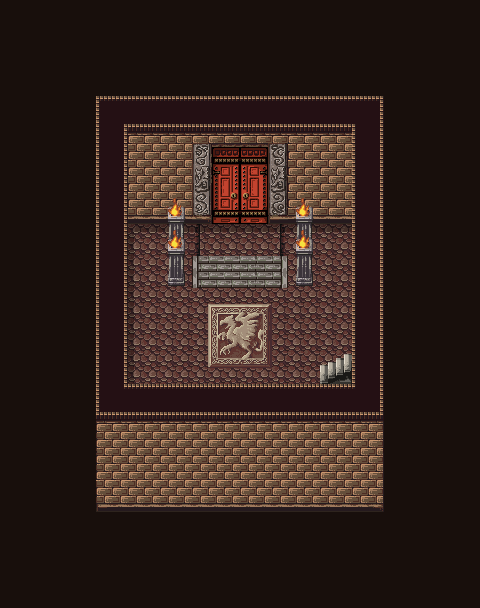

Below is a game level as drawn by its tile map, then a one-line description and the .tmx file that defines it, in full:
An orthogonal 15x19 tile map with 32x32 px tiles, 7 tile layers (floor, wall, shadow, furniture-2, ...), 3 tilesets.

<map version="1.9" tiledversion="1.9.1" orientation="orthogonal" renderorder="right-down" width="15" height="19" tilewidth="32" tileheight="32" infinite="0" nextlayerid="15" nextobjectid="1">
  <tileset firstgid="1" source="../28,29_tsx/28_maptip.tsx" />
  <tileset firstgid="822" source="../28,29_tsx/7_maptip.tsx" />
  <tileset firstgid="1722" source="../28,29_tsx/28_maptip_house.tsx" />
  <layer id="4" name="floor" width="15" height="19">
    <data encoding="csv">
0,0,0,0,0,0,0,0,0,0,0,0,0,0,0,
0,0,0,0,0,0,0,0,0,0,0,0,0,0,0,
0,0,0,0,0,0,0,0,0,0,0,0,0,0,0,
0,0,0,50,50,50,50,50,50,50,50,50,0,0,0,
0,0,0,50,50,50,50,50,50,0,50,50,0,0,0,
0,0,0,50,50,50,50,50,50,0,50,50,0,0,0,
0,0,0,50,50,50,50,50,50,0,50,50,0,0,0,
0,0,0,50,50,50,50,50,50,50,50,50,0,0,0,
0,0,0,50,50,50,50,50,50,50,50,50,0,0,0,
0,0,0,50,50,50,50,50,50,50,50,50,0,0,0,
0,0,0,50,50,50,50,50,50,50,50,50,0,0,0,
0,0,0,50,50,50,50,50,50,50,50,50,0,0,0,
0,0,0,50,50,50,50,50,50,50,50,50,0,0,0,
0,0,0,50,50,50,50,50,50,50,50,50,0,0,0,
0,0,0,50,50,50,50,50,50,50,50,50,0,0,0,
0,0,0,50,50,50,50,50,50,50,50,50,0,0,0,
0,0,0,0,0,0,0,0,0,0,0,0,0,0,0,
0,0,0,0,0,0,0,0,0,0,0,0,0,0,0,
0,0,0,0,0,0,0,0,0,0,0,0,0,0,0
</data>
  </layer>
  <layer id="3" name="wall" width="15" height="19">
    <data encoding="csv">
0,0,0,0,0,0,0,0,0,0,0,0,0,0,0,
0,0,0,0,0,0,0,0,0,0,0,0,0,0,0,
0,0,0,0,0,0,0,0,0,0,0,0,0,0,0,
0,0,0,1,66,66,66,66,66,66,67,4,0,0,0,
0,0,0,20,82,82,465,466,467,82,82,20,0,0,0,
0,0,0,20,98,98,481,482,483,98,98,20,0,0,0,
0,0,0,20,114,114,497,498,499,114,114,20,0,0,0,
0,0,0,20,0,0,531,0,529,0,0,20,0,0,0,
0,0,0,20,0,0,117,119,118,0,0,20,0,0,0,
0,0,0,33,0,0,561,562,563,0,0,33,0,0,0,
0,0,0,33,0,0,577,578,579,0,0,33,0,0,0,
0,0,0,49,0,0,593,594,595,0,0,49,0,0,0,
0,0,0,65,66,66,66,66,66,66,67,68,0,0,0,
0,0,0,81,82,82,82,82,82,82,83,84,0,0,0,
0,0,0,97,98,98,98,98,98,98,99,100,0,0,0,
0,0,0,113,114,114,114,114,114,114,115,116,0,0,0,
0,0,0,0,0,0,0,0,0,0,0,0,0,0,0,
0,0,0,0,0,0,0,0,0,0,0,0,0,0,0,
0,0,0,0,0,0,0,0,0,0,0,0,0,0,0
</data>
  </layer>
  <layer id="13" name="shadow" width="15" height="19">
    <data encoding="csv">
0,0,0,0,0,0,0,0,0,0,0,0,0,0,0,
0,0,0,0,0,0,0,0,0,0,0,0,0,0,0,
0,0,0,0,0,0,0,0,0,0,0,0,0,0,0,
0,0,0,0,0,0,0,0,0,0,0,0,0,0,0,
0,0,0,0,0,0,0,0,0,0,0,0,0,0,0,
0,0,0,0,0,0,0,0,0,0,0,0,0,0,0,
0,0,0,0,0,0,0,0,0,0,0,0,0,0,0,
0,0,0,0,9,7,7,7,7,7,7,0,0,0,0,
0,0,0,0,8,0,0,0,0,0,0,0,0,0,0,
0,0,0,0,8,0,0,0,0,0,0,0,0,0,0,
0,0,0,0,8,0,0,0,0,0,0,0,0,0,0,
0,0,0,0,8,0,0,0,0,0,0,0,0,0,0,
0,0,0,0,0,0,0,0,0,0,0,0,0,0,0,
0,0,0,0,0,0,0,0,0,0,0,0,0,0,0,
0,0,0,0,0,0,0,0,0,0,0,0,0,0,0,
0,0,0,0,0,0,0,0,0,0,0,0,0,0,0,
0,0,0,0,0,0,0,0,0,0,0,0,0,0,0,
0,0,0,0,0,0,0,0,0,0,0,0,0,0,0,
0,0,0,0,0,0,0,0,0,0,0,0,0,0,0
</data>
  </layer>
  <layer id="14" name="furniture-2" width="15" height="19">
    <data encoding="csv">
0,0,0,0,0,0,0,0,0,0,0,0,0,0,0,
0,0,0,0,0,0,0,0,0,0,0,0,0,0,0,
0,0,0,0,0,0,0,0,0,0,0,0,0,0,0,
0,0,0,0,0,0,0,0,0,0,0,0,0,0,0,
0,0,0,0,0,0,0,0,0,0,0,0,0,0,0,
0,0,0,0,0,0,0,0,0,0,0,0,0,0,0,
0,0,0,0,0,0,0,0,0,0,0,0,0,0,0,
0,0,0,0,0,580,0,0,0,580,0,0,0,0,0,
0,0,0,0,0,580,0,0,0,580,0,0,0,0,0,
0,0,0,0,0,0,0,0,0,0,0,0,0,0,0,
0,0,0,0,0,0,0,0,0,0,0,0,0,0,0,
0,0,0,0,0,0,0,0,0,0,121,0,0,0,0,
0,0,0,0,0,0,0,0,0,0,0,0,0,0,0,
0,0,0,0,0,0,0,0,0,0,0,0,0,0,0,
0,0,0,0,0,0,0,0,0,0,0,0,0,0,0,
0,0,0,0,0,0,0,0,0,0,0,0,0,0,0,
0,0,0,0,0,0,0,0,0,0,0,0,0,0,0,
0,0,0,0,0,0,0,0,0,0,0,0,0,0,0,
0,0,0,0,0,0,0,0,0,0,0,0,0,0,0
</data>
  </layer>
  <layer id="8" name="chara" width="15" height="19">
    <data encoding="csv">
0,0,0,0,0,0,0,0,0,0,0,0,0,0,0,
0,0,0,0,0,0,0,0,0,0,0,0,0,0,0,
0,0,0,0,0,0,0,0,0,0,0,0,0,0,0,
0,0,0,0,0,0,0,0,0,0,0,0,0,0,0,
0,0,0,0,0,0,0,0,0,0,0,0,0,0,0,
0,0,0,0,0,0,0,0,0,0,0,0,0,0,0,
0,0,0,0,0,0,0,0,0,0,0,0,0,0,0,
0,0,0,0,0,0,0,0,0,0,0,0,0,0,0,
0,0,0,0,0,0,0,0,0,0,0,0,0,0,0,
0,0,0,0,0,0,0,0,0,0,0,0,0,0,0,
0,0,0,0,0,0,0,0,0,0,0,0,0,0,0,
0,0,0,0,0,0,0,0,0,0,0,0,0,0,0,
0,0,0,0,0,0,0,0,0,0,0,0,0,0,0,
0,0,0,0,0,0,0,0,0,0,0,0,0,0,0,
0,0,0,0,0,0,0,0,0,0,0,0,0,0,0,
0,0,0,0,0,0,0,0,0,0,0,0,0,0,0,
0,0,0,0,0,0,0,0,0,0,0,0,0,0,0,
0,0,0,0,0,0,0,0,0,0,0,0,0,0,0,
0,0,0,0,0,0,0,0,0,0,0,0,0,0,0
</data>
  </layer>
  <layer id="9" name="furniture-1" width="15" height="19">
    <data encoding="csv">
0,0,0,0,0,0,0,0,0,0,0,0,0,0,0,
0,0,0,0,0,0,0,0,0,0,0,0,0,0,0,
0,0,0,0,0,0,0,0,0,0,0,0,0,0,0,
0,0,0,0,0,0,0,0,0,0,0,0,0,0,0,
0,0,0,0,0,0,0,0,0,0,0,0,0,0,0,
0,0,0,0,0,0,0,0,0,0,0,0,0,0,0,
0,0,0,0,0,564,0,0,0,564,0,0,0,0,0,
0,0,0,0,0,564,0,0,0,564,0,0,0,0,0,
0,0,0,0,0,0,0,0,0,0,0,0,0,0,0,
0,0,0,0,0,0,0,0,0,0,0,0,0,0,0,
0,0,0,0,0,0,0,0,0,0,0,0,0,0,0,
0,0,0,0,0,0,0,0,0,0,0,0,0,0,0,
0,0,0,0,0,0,0,0,0,0,0,0,0,0,0,
0,0,0,0,0,0,0,0,0,0,0,0,0,0,0,
0,0,0,0,0,0,0,0,0,0,0,0,0,0,0,
0,0,0,0,0,0,0,0,0,0,0,0,0,0,0,
0,0,0,0,0,0,0,0,0,0,0,0,0,0,0,
0,0,0,0,0,0,0,0,0,0,0,0,0,0,0,
0,0,0,0,0,0,0,0,0,0,0,0,0,0,0
</data>
  </layer>
  <layer id="1" name="frame" width="15" height="19">
    <data encoding="csv">
5,5,5,5,5,5,5,5,5,5,5,5,5,5,5,
5,5,5,5,5,5,5,5,5,5,5,5,5,5,5,
5,5,5,5,5,5,5,5,5,5,5,5,5,5,5,
5,5,5,0,0,0,0,0,0,0,0,0,5,5,5,
5,5,5,0,0,0,0,0,0,0,0,0,5,5,5,
5,5,5,0,0,0,0,0,0,0,0,0,5,5,5,
5,5,5,0,0,0,0,0,0,0,0,0,5,5,5,
5,5,5,0,0,0,0,0,0,0,0,0,5,5,5,
5,5,5,0,0,0,0,0,0,0,0,0,5,5,5,
5,5,5,0,0,0,0,0,0,0,0,0,5,5,5,
5,5,5,0,0,0,0,0,0,0,0,0,5,5,5,
5,5,5,0,0,0,0,0,0,0,0,0,5,5,5,
5,5,5,0,0,0,0,0,0,0,0,0,5,5,5,
5,5,5,0,0,0,0,0,0,0,0,0,5,5,5,
5,5,5,0,0,0,0,0,0,0,0,0,5,5,5,
5,5,5,0,0,0,0,0,0,0,0,0,5,5,5,
5,5,5,5,5,5,5,5,5,5,5,5,5,5,5,
5,5,5,5,5,5,5,5,5,5,5,5,5,5,5,
5,5,5,5,5,5,5,5,5,5,5,5,5,5,5
</data>
  </layer>
</map>
